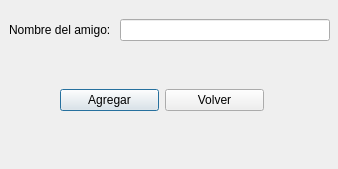
<?xml version="1.0" encoding="UTF-8"?>
<ui version="4.0">
 <class>Dialog</class>
 <widget class="QDialog" name="Dialog">
  <property name="geometry">
   <rect>
    <x>0</x>
    <y>0</y>
    <width>338</width>
    <height>169</height>
   </rect>
  </property>
  <property name="windowTitle">
   <string>Agregar amigo</string>
  </property>
  <widget class="QWidget" name="formLayoutWidget">
   <property name="geometry">
    <rect>
     <x>9</x>
     <y>19</y>
     <width>321</width>
     <height>31</height>
    </rect>
   </property>
   <layout class="QFormLayout" name="formLayout">
    <property name="fieldGrowthPolicy">
     <enum>QFormLayout::AllNonFixedFieldsGrow</enum>
    </property>
    <item row="0" column="1">
     <widget class="QLineEdit" name="lineEdit"/>
    </item>
    <item row="0" column="0">
     <widget class="QLabel" name="userLabel">
      <property name="text">
       <string>Nombre del amigo: </string>
      </property>
     </widget>
    </item>
   </layout>
  </widget>
  <widget class="QWidget" name="horizontalLayoutWidget">
   <property name="geometry">
    <rect>
     <x>60</x>
     <y>80</y>
     <width>204</width>
     <height>41</height>
    </rect>
   </property>
   <layout class="QHBoxLayout" name="horizontalLayout">
    <item>
     <widget class="QPushButton" name="agregarButton">
      <property name="text">
       <string>Agregar</string>
      </property>
     </widget>
    </item>
    <item>
     <widget class="QPushButton" name="exitButton">
      <property name="text">
       <string>Volver</string>
      </property>
     </widget>
    </item>
   </layout>
  </widget>
  <widget class="QLabel" name="label">
   <property name="geometry">
    <rect>
     <x>40</x>
     <y>59</y>
     <width>241</width>
     <height>21</height>
    </rect>
   </property>
   <property name="text">
    <string/>
   </property>
  </widget>
 </widget>
 <resources/>
 <connections/>
</ui>
